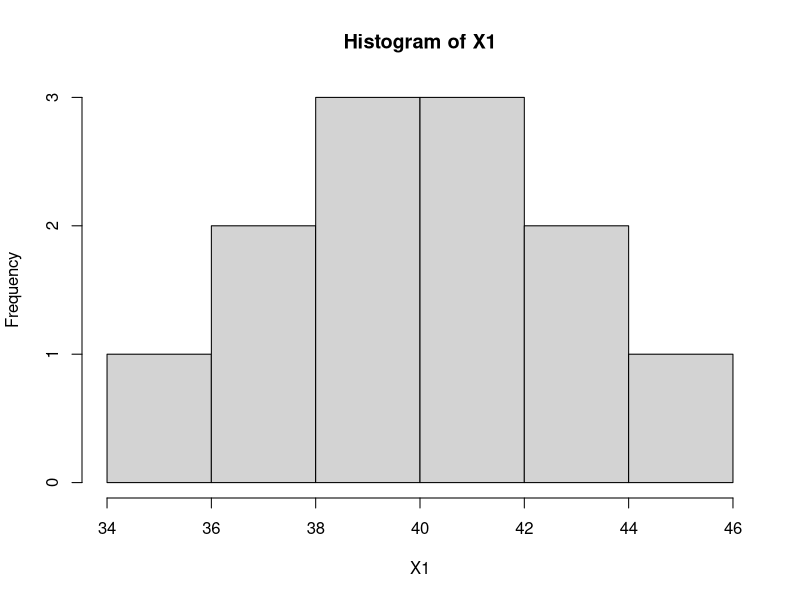

Write the R code that produced this figure.
# TODO: Add comment
# 
# Author: scottyuan
###############################################################################


X1 <- c(35, 40, 40, 42, 37, 45, 43, 37, 44, 42, 41, 39)
X2 <- c(60, 74, 64, 71, 72, 68, 78, 66, 70, 65, 73, 75)
#plot(X1, X2)

hist(X1)